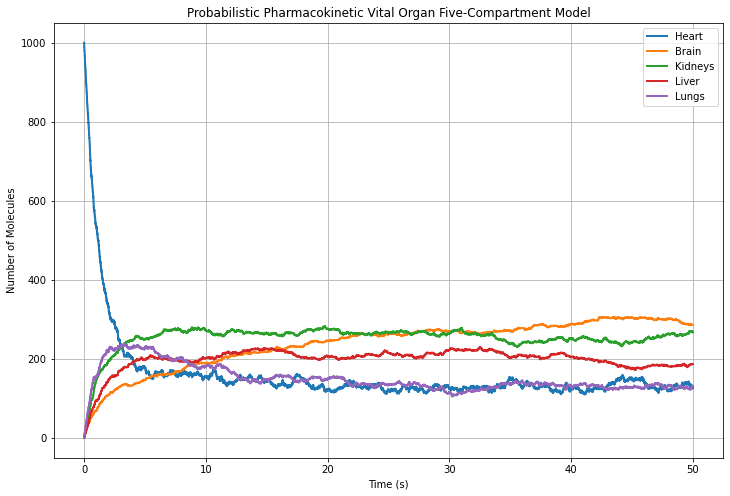

Here is the Python script that generated this plot:
import numpy as np
import matplotlib.pyplot as plt

def simulate_stochastic_pk_model(D, rate_constants, t_max):
    # Initialize molecule counts with full compartment names
    n = {
        'Heart': D,     # Heart
        'Brain': 0,     # Brain
        'Kidneys': 0,   # Kidneys
        'Liver': 0,     # Liver
        'Lungs': 0      # Lungs
    }

    t = 0.0
    times = [t]
    n_history = {compartment: [count] for compartment, count in n.items()}

    # Reactions with full compartment names
    reactions = [
        {'from': 'Heart', 'to': 'Brain', 'rate': rate_constants['k_Heart_Brain']},
        {'from': 'Brain', 'to': 'Heart', 'rate': rate_constants['k_Brain_Heart']},
        {'from': 'Heart', 'to': 'Kidneys', 'rate': rate_constants['k_Heart_Kidneys']},
        {'from': 'Kidneys', 'to': 'Heart', 'rate': rate_constants['k_Kidneys_Heart']},
        {'from': 'Heart', 'to': 'Liver', 'rate': rate_constants['k_Heart_Liver']},
        {'from': 'Liver', 'to': 'Heart', 'rate': rate_constants['k_Liver_Heart']},
        {'from': 'Heart', 'to': 'Lungs', 'rate': rate_constants['k_Heart_Lungs']},
        {'from': 'Lungs', 'to': 'Heart', 'rate': rate_constants['k_Lungs_Heart']}
    ]

    # Main simulation loop
    while t < t_max:
        # Calculate propensities
        propensities = []
        for reaction in reactions:
            n_from = n[reaction['from']]
            rate = reaction['rate']
            propensity = rate * n_from
            propensities.append(propensity)

        a0 = sum(propensities)

        if a0 == 0:
            break  # No more reactions can occur

        # Generate random numbers
        r1 = np.random.random()
        r2 = np.random.random()

        # Time to next reaction
        dt = -np.log(r1) / a0
        t += dt

        # Determine which reaction occurs
        cumulative_propensity = 0.0
        threshold = r2 * a0
        for i, reaction in enumerate(reactions):
            cumulative_propensity += propensities[i]
            if cumulative_propensity > threshold:
                # Update molecule counts
                n[reaction['from']] -= 1
                n[reaction['to']] += 1
                break

        # Ensure molecule counts are non-negative
        for compartment in n:
            n[compartment] = max(n[compartment], 0)

        # Record time and molecule counts
        times.append(t)
        for compartment in n:
            n_history[compartment].append(n[compartment])

    return np.array(times), n_history

def plot_stochastic_results(times, n_history):
    plt.figure(figsize=(12, 8))
    for compartment, counts in n_history.items():
        plt.step(times, counts, where='post', label=compartment, linewidth=2)

    plt.xlabel('Time (s)')
    plt.ylabel('Number of Molecules')
    plt.title('Probabilistic Pharmacokinetic Vital Organ Five-Compartment Model')
    plt.grid(True)
    plt.legend()
    plt.show()

# Example usage
if __name__ == "__main__":
    # Initial drug dose
    D = 1000  # Number of drug molecules initially in the heart

    # Rate constants with updated keys
    rate_constants = {
        'k_Heart_Brain': 0.1,    # Heart to Brain
        'k_Brain_Heart': 0.05,   # Brain to Heart
        'k_Heart_Kidneys': 0.2,  # Heart to Kidneys
        'k_Kidneys_Heart': 0.1,  # Kidneys to Heart
        'k_Heart_Liver': 0.15,   # Heart to Liver
        'k_Liver_Heart': 0.1,    # Liver to Heart
        'k_Heart_Lungs': 0.25,   # Heart to Lungs
        'k_Lungs_Heart': 0.25    # Lungs to Heart
    }

    t_max = 50  # Maximum simulation time

    # Run stochastic simulation
    times, n_history = simulate_stochastic_pk_model(D, rate_constants, t_max)

    # Plot results
    plot_stochastic_results(times, n_history)

    # Print final molecule counts
    print("Final molecule counts:")
    for compartment, counts in n_history.items():
        print(f"{compartment}: {counts[-1]}")
